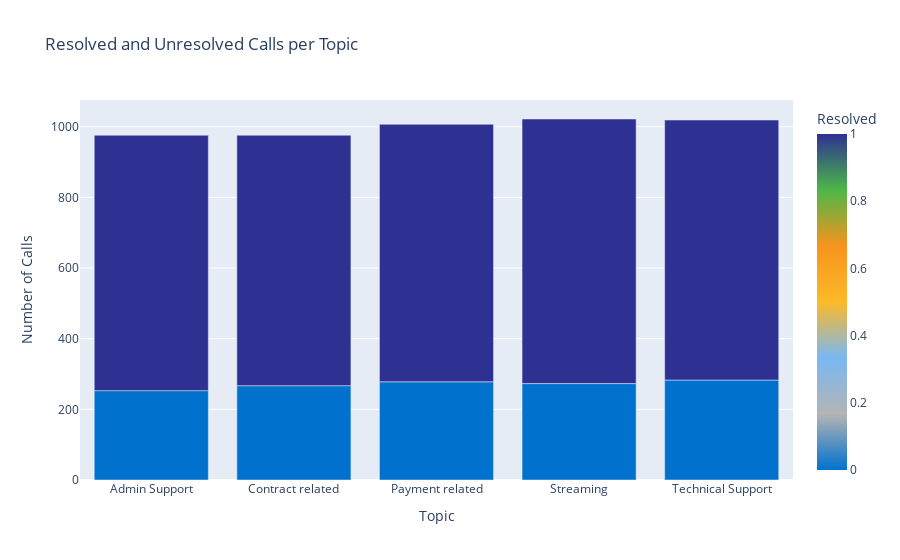

This figure's notebook cell:
### Code cell
fig = px.bar(
    resolved_counts,
    x="topic",
    y="count",
    color="resolved",
    title="Resolved and Unresolved Calls per Topic",
    labels={"topic": "Topic", "count": "Number of Calls", "resolved": "Resolved"},
    color_continuous_scale=PHONENOW_COLOURS
)
fig.update_layout(barmode="stack")
fig.show()

### Figure 1 — Plotly figure (JSON) as saved in the notebook; plotly's stock layout.template omitted (floating-point values rounded to 4 significant figures)
{"data": [{"alignmentgroup": "True", "hovertemplate": "Topic=%{x}<br>Number of Calls=%{y}<br>Resolved=%{marker.color}<extra></extra>", "legendgroup": "", "marker": {"color": [0, 1, 0, 1, 0, 1, 0, 1, 0, 1], "coloraxis": "coloraxis", "pattern": {"shape": ""}}, "name": "", "offsetgroup": "", "orientation": "v", "showlegend": false, "textposition": "auto", "type": "bar", "x": ["Admin Support", "Admin Support", "Contract related", "Contract related", "Payment related", "Payment related", "Streaming", "Streaming", "Technical Support", "Technical Support"], "xaxis": "x", "y": [253, 723, 267, 709, 278, 729, 273, 749, 283, 736], "yaxis": "y"}], "layout": {"barmode": "stack", "coloraxis": {"colorbar": {"title": {"text": "Resolved"}}, "colorscale": [[0, "#0072CE"], [0.1667, "#B4B4B3"], [0.3333, "#79B8F3"], [0.5, "#FDB927"], [0.6667, "#F7941D"], [0.8333, "#4CB748"], [1, "#2E3192"]]}, "legend": {"tracegroupgap": 0}, "title": {"text": "Resolved and Unresolved Calls per Topic"}, "xaxis": {"anchor": "y", "domain": [0, 1], "title": {"text": "Topic"}}, "yaxis": {"anchor": "x", "domain": [0, 1], "title": {"text": "Number of Calls"}}}}
